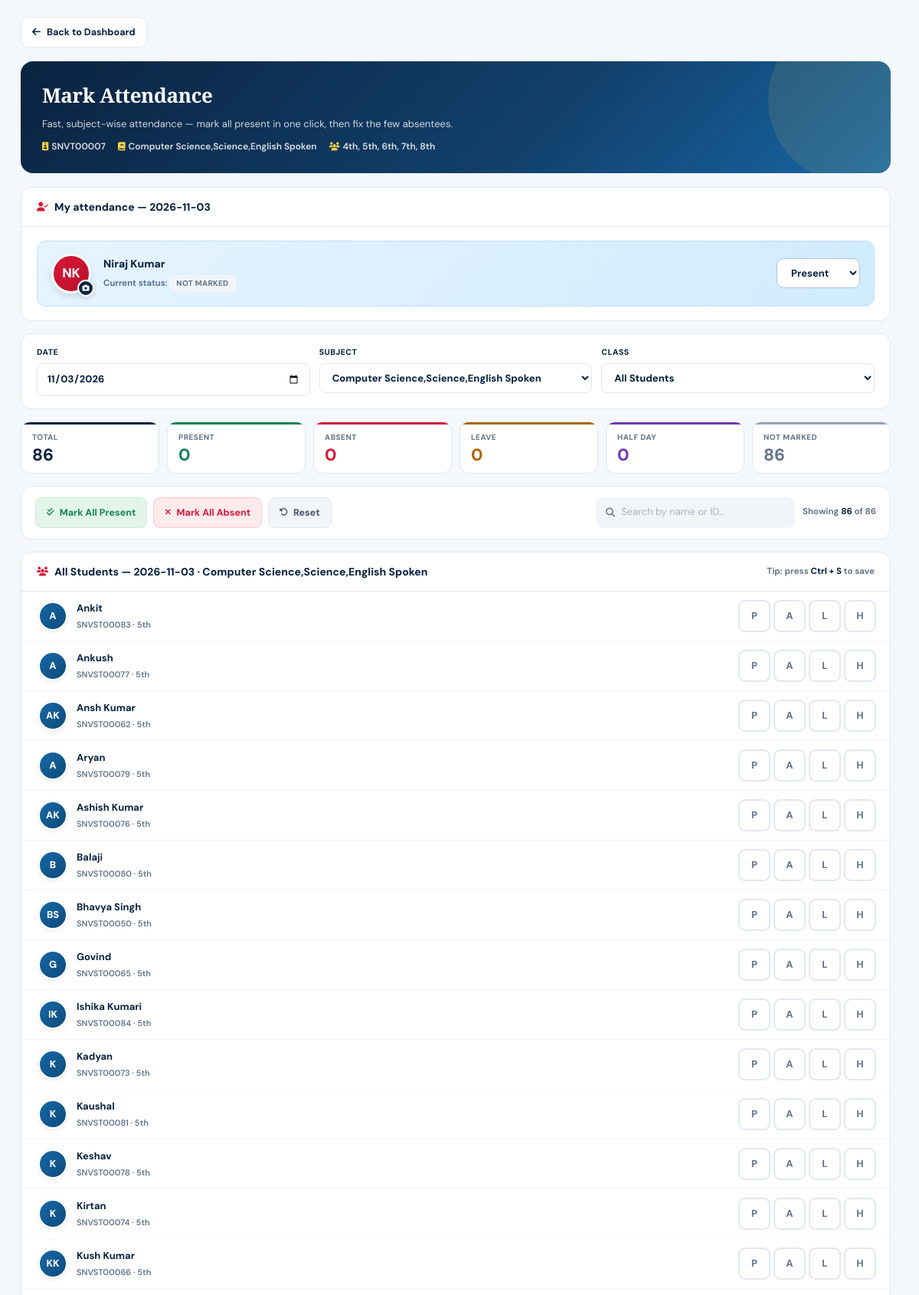
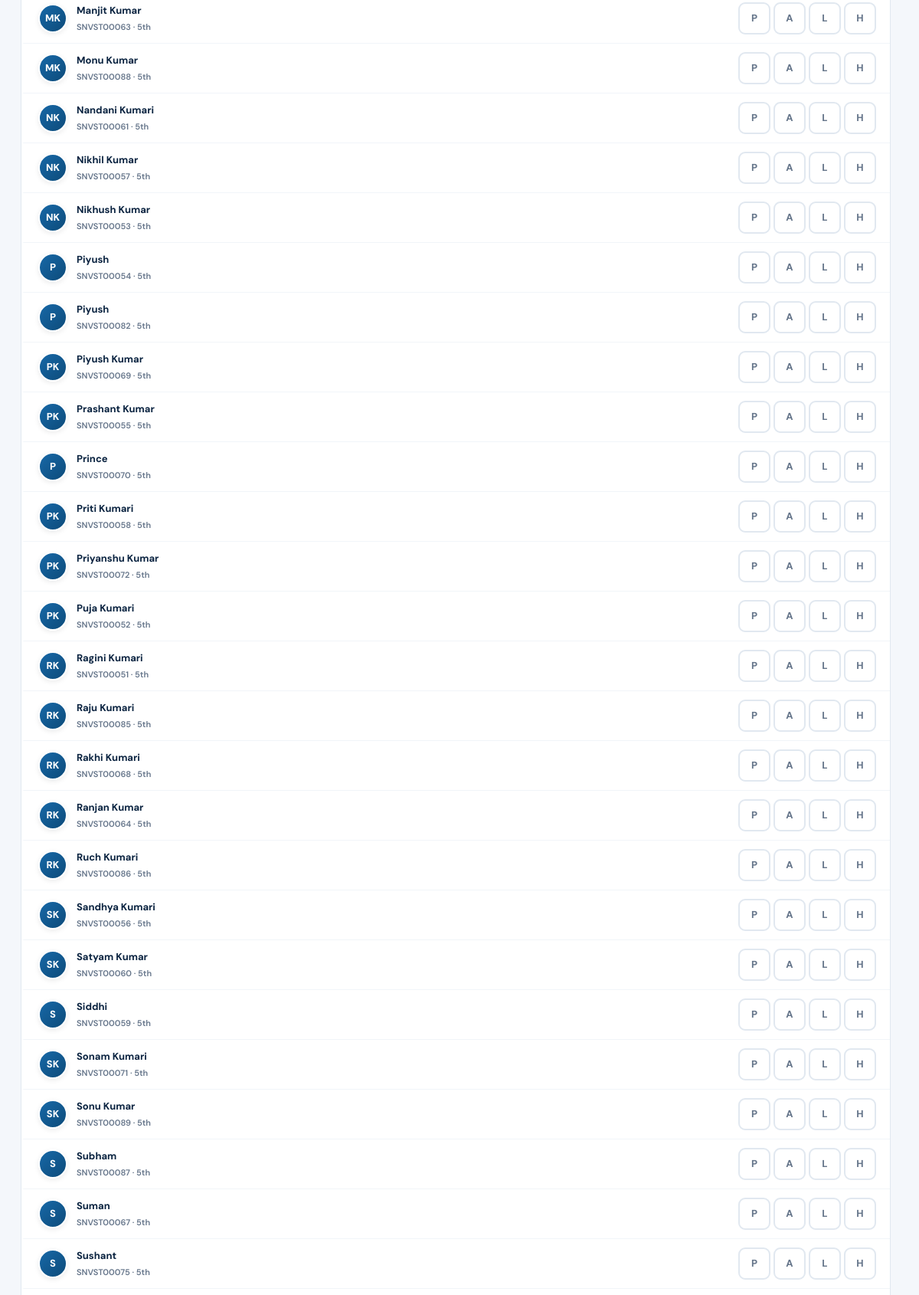
The app's page /teacher/attendance (signed in, upper part) with its own data (2 pictures, top to bottom).
### tables this page shows
CREATE TABLE users (
            id INTEGER PRIMARY KEY AUTOINCREMENT, unique_id TEXT UNIQUE, role TEXT NOT NULL,
            name TEXT NOT NULL, email TEXT UNIQUE NOT NULL, phone TEXT NOT NULL,
            password_hash TEXT NOT NULL, force_password_change INTEGER DEFAULT 1,
            dob TEXT, gender TEXT, qualification TEXT, experience TEXT, subject TEXT,
            designation TEXT, department TEXT, relation TEXT, child_name TEXT,
            child_class TEXT, address TEXT, is_active INTEGER DEFAULT 1,
            created_at TEXT NOT NULL DEFAULT CURRENT_TIMESTAMP, blood_group TEXT, marital_status TEXT, aadhar TEXT, pan TEXT, nationality TEXT, mother_tongue TEXT, alternate_mobile TEXT, whatsapp TEXT, city TEXT, state TEXT, pincode TEXT, photo_url TEXT, specialization TEXT, classes_assigned TEXT, languages TEXT, employee_id TEXT, joining_date TEXT, employment_type TEXT, total_experience TEXT, previous_school TEXT, salary TEXT, bank_name TEXT, account_number TEXT, ifsc TEXT, emergency_name TEXT, emergency_contact TEXT, notes TEXT, reporting_to TEXT, occupation TEXT, education TEXT, annual_income TEXT, spouse_name TEXT, spouse_occupation TEXT, spouse_mobile TEXT, office_phone TEXT, office_address TEXT, child_admission_no TEXT, child_section TEXT, child_dob TEXT, admission_no TEXT, roll_no TEXT, admission_date TEXT, class_name TEXT, section TEXT, previous_class TEXT, previous_percentage TEXT, category TEXT, religion TEXT, father_name TEXT, father_occupation TEXT, father_mobile TEXT, father_email TEXT, father_education TEXT, mother_name TEXT, mother_occupation TEXT, mother_mobile TEXT, mother_email TEXT, mother_education TEXT, guardian_name TEXT, guardian_relation TEXT, guardian_mobile TEXT, allergies TEXT, medical_conditions TEXT, disability TEXT, transport_route TEXT, pickup_point TEXT, vehicle_no TEXT, sibling_name TEXT, sibling_class TEXT, hobbies TEXT);

### app.py (the view, shortened to what this page needs)
@app.route('/teacher/attendance', methods=['GET', 'POST'])
@login_required
def teacher_attendance():
    user = get_user_by_id(session['user_id'])
    if not user or user['role'] not in ('teacher', 'admin', 'administrator'):
        flash('Only teachers can access this page.', 'error')
        return redirect(url_for('user_dashboard'))
    db = get_db()
    date = (
        request.args.get('date')
        or request.form.get('date')
        or datetime.now().strftime('%Y-%m-%d')
    )
    subject = (
        request.args.get('subject')
        or request.form.get('subject')
        or (user['subject'] or 'General')
    )
    selected_class = (
        request.args.get('class_filter')
        or request.form.get('class_filter')
        or 'all'
    )
    try:
        datetime.strptime(date, '%Y-%m-%d')
    except (TypeError, ValueError):
        date = datetime.now().strftime('%Y-%m-%d')
        flash('Invalid attendance date. Today\'s date has been selected.', 'error')
    subject = str(subject).strip()[:100] or 'General'
    selected_class = str(selected_class).strip() or 'all'
    raw_classes = user['classes_assigned'] or ''
    assigned_classes = [c.strip() for c in raw_classes.split(',') if c.strip()]
    is_admin_attendance = user['role'] in ('admin', 'administrator')
    if not is_admin_attendance and selected_class != 'all' and selected_class not in assigned_classes:
        flash('You are not assigned to this class.', 'error')
        return redirect(url_for('teacher_attendance', class_filter='all'))
    student_query = "SELECT * FROM users WHERE role='student' AND is_active=1"
    student_params = []
    if selected_class != 'all':
        student_query += " AND (class_name = ? OR child_class = ?)"
        student_params.extend([selected_class, selected_class])
    elif not is_admin_attendance:
        if assigned_classes:
            placeholders = ','.join('?' for _ in assigned_classes)
            student_query += f" AND (class_name IN ({placeholders}) OR child_class IN ({placeholders}))"
            student_params.extend(assigned_classes)
            student_params.extend(assigned_classes)
        else:
            student_query += " AND 1 = 0"
    student_query += " ORDER BY COALESCE(class_name, child_class), name"
    students = db.execute(student_query, tuple(student_params)).fetchall()
    allowed_student_ids = {int(student['id']) for student in students}
    self_rec = db.execute(
        "SELECT status FROM attendance "
        "WHERE user_id=? AND date=? AND subject='General' "
        "ORDER BY id DESC LIMIT 1",
        (user['id'], date)
    ).fetchone()
    self_status = self_rec['status'] if self_rec else 'not-marked'
    student_att_map = {}
    if students:
        student_ids = [int(student['id']) for student in students]
        placeholders = ','.join(['?'] * len(student_ids))
        attendance_rows = db.execute(
            f"SELECT user_id, status FROM attendance "
            f"WHERE date=? AND subject=? AND user_id IN ({placeholders})",
            (date, subject, *student_ids)
        ).fetchall()
        student_att_map = {
            row['user_id']: row['status'] for row in attendance_rows
        }
    class_rows = db.execute(
        "SELECT DISTINCT COALESCE(class_name, child_class) AS c FROM users "
        "WHERE role='student' "
        "AND COALESCE(class_name, child_class) IS NOT NULL "
        "AND COALESCE(class_name, child_class) != '' ORDER BY c"
    ).fetchall()
    class_list = [row['c'] for row in class_rows if row['c']]
    if user['role'] == 'teacher':
        class_list = [cls for cls in class_list if cls in assigned_classes]
    subject_rows = [
        row['subject'] for row in db.execute(
            "SELECT DISTINCT subject FROM attendance "
            "WHERE subject IS NOT NULL AND subject != '' ORDER BY subject"
        ).fetchall()
    ]
    subjects = []
    if user['subject'] and user['subject'] not in subject_rows:
        subjects.append(user['subject'])
    subjects.extend(subject_rows or ['General'])
    if subject not in subjects:
        subjects.insert(0, subject)
    return render_template(
        'teacher_attendance.html',
        user=user,
        date=date,
        subject=subject,
        selected_class=selected_class,
        assigned_classes=assigned_classes,
        class_list=class_list,
        subjects=subjects,
        students=students,
        student_att_map=student_att_map,
        self_status=self_status,
        total_students=len(students)
    )

### templates/teacher_attendance.html (shortened to what this page needs)
<!DOCTYPE html>
<html lang="en">
<head>
    <link rel="stylesheet" href="https://cdnjs.cloudflare.com/ajax/libs/font-awesome/6.5.2/css/all.min.css">
    <link rel="stylesheet" href="{{ url_for('static', filename='css/style.css') }}">
</head>
<body>
<div class="ta-page">
    <a href="{{ url_for('user_dashboard') }}" class="ta-back">
        <i class="fa-solid fa-arrow-left"></i> Back to Dashboard
    </a>
    <section class="ta-banner">
        <h1>Mark Attendance</h1>
        <p>Fast, subject-wise attendance — mark all present in one click, then fix the few absentees.</p>
        <div class="ta-banner-meta">
            <span><i class="fa-solid fa-id-badge"></i>{{ user.unique_id }}</span>
            <span><i class="fa-solid fa-book"></i>{{ user.subject or 'All Subjects' }}</span>
            {% if assigned_classes %}
            <span><i class="fa-solid fa-users"></i>{{ assigned_classes|join(', ') }}</span>
            {% endif %}
        </div>
    </section>
    <form method="POST" action="{{ url_for('teacher_attendance') }}" id="attendanceForm">
        <div class="ta-panel">
            <div class="ta-panel-head">
                <h2 class="ta-panel-title">
                    <i class="fa-solid fa-user-check"></i> My attendance — {{ date }}
                </h2>
            </div>
            <div class="ta-panel-body">
                <div class="ta-self-card">
                    <div class="ta-self-avatar-wrap">
                        {% if session.get('photo_url') %}
                        <div class="ta-self-avatar has-photo">
                            <img src="{{ session['photo_url'] }}" alt="{{ user.name }}">
                        </div>
                        {% else %}
                        <div class="ta-self-avatar">
                            {{ user.name.split()[0][0]|upper }}{{ user.name.split()[-1][0]|upper if user.name.split()|length > 1 else '' }}
                        </div>
                        {% endif %}
                        <button type="button" class="ta-avatar-cam" title="Change profile photo"
                                onclick="document.getElementById('taPhotoInput').click();">
                            <i class="fa-solid fa-camera"></i>
                        </button>
                    </div>
                    <div class="ta-self-info">
                        <strong>{{ user.name }}</strong>
                        <small>
                            Current status:
                            <span class="ta-badge {{ self_status }}">{{ self_status|replace('-',' ')|title }}</span>
                        </small>
                    </div>
                    <div class="ta-self-actions">
                        <select name="teacher_self_status">
                            <option value="present"  {% if self_status=='present'  %}selected{% endif %}>Present</option>
                        </select>
                    </div>
                </div>
            </div>
        </div>
        <div class="ta-filter-bar">
            <label>Date
                <input type="date" value="{{ date }}"
                       onchange="applyFilter('date', this.value)">
            </label>
            <label>Subject
                <select onchange="applyFilter('subject', this.value)">
                    {% for s in subjects %}
                    <option value="{{ s }}" {% if s==subject %}selected{% endif %}>{{ s }}</option>
                    {% endfor %}
                </select>
            </label>
            <label>Class
                <select onchange="applyFilter('class_filter', this.value)">
                    <option value="all" {% if selected_class=='all' %}selected{% endif %}>All Students</option>
                </select>
            </label>
        </div>
        <div class="ta-stats">
            <div class="ta-stat total">
                <div class="ta-stat-label">Total</div>
                <div class="ta-stat-value" id="statTotal">{{ students|length }}</div>
            </div>
            <div class="ta-stat present">
                <div class="ta-stat-label">Present</div>
                <div class="ta-stat-value" id="statPresent">0</div>
            </div>
            <div class="ta-stat absent">
                <div class="ta-stat-label">Absent</div>
                <div class="ta-stat-value" id="statAbsent">0</div>
            </div>
            <div class="ta-stat leave">
                <div class="ta-stat-label">Leave</div>
                <div class="ta-stat-value" id="statLeave">0</div>
            </div>
            <div class="ta-stat halfday">
                <div class="ta-stat-label">Half Day</div>
                <div class="ta-stat-value" id="statHalfday">0</div>
            </div>
            <div class="ta-stat not-marked">
                <div class="ta-stat-label">Not Marked</div>
                <div class="ta-stat-value" id="statNotMarked">{{ students|length }}</div>
            </div>
        </div>
        <div class="ta-bulk-bar">
            <div class="ta-bulk-actions">
                <button type="button" class="ta-bulk-btn present" onclick="markAllVisible('present')">
                    <i class="fa-solid fa-check-double"></i> Mark All Present
                </button>
                <button type="button" class="ta-bulk-btn absent" onclick="markAllVisible('absent')">
                    <i class="fa-solid fa-xmark"></i> Mark All Absent
                </button>
                <button type="button" class="ta-bulk-btn reset" onclick="markAllVisible('')">
                    <i class="fa-solid fa-rotate-left"></i> Reset
                </button>
            </div>
            <div class="ta-search-wrap">
                <div class="ta-search-input">
                    <i class="fa-solid fa-magnifying-glass"></i>
                    <input type="search" id="searchInput"
                           placeholder="Search by name or ID..."
                           oninput="filterStudents(this.value)"
                           autofocus>
                </div>
                <span class="ta-counter">
                    Showing <b id="visibleCount">{{ students|length }}</b> of {{ students|length }}
                </span>
            </div>
        </div>
        <div class="ta-panel">
            <div class="ta-panel-head">
                <h2 class="ta-panel-title">
                    <i class="fa-solid fa-users"></i>
                    {{ selected_class if selected_class != 'all' else 'All Students' }}
                    — {{ date }} · {{ subject }}
                </h2>
                <span class="ta-counter" style="font-size: 11.5px;">
                    Tip: press <b>Ctrl + S</b> to save
                </span>
            </div>
            {% if students %}
            <div id="studentList">
                {% for s in students %}
                {% set st = student_att_map.get(s.id, '') %}
                <div class="ta-student-row {% if st %}status-{{ st }}{% endif %}"
                     data-sid="{{ s.id }}"
                     data-name="{{ s.name|lower }}"
                     data-uid="{{ s.unique_id|lower }}"
                     data-status="{{ st }}">
                    <div class="ta-student-info">
                        <div class="ta-student-avatar">
                            {{ s.name.split()[0][0]|upper }}{{ s.name.split()[-1][0]|upper if s.name.split()|length > 1 else '' }}
                        </div>
                        <div>
                            <strong>{{ s.name }}</strong>
                            <small>{{ s.unique_id }} · {{ s.class_name or s.child_class or '—' }}</small>
                        </div>
                    </div>
                    <div class="ta-quick-toggle">
                        <button type="button"
                                class="ta-toggle-btn p {% if st=='present' %}active{% endif %}"
                                onclick="setStatus('{{ s.id }}', 'present')"
                                title="Present">P</button>
                        <button type="button"
                                class="ta-toggle-btn a {% if st=='absent' %}active{% endif %}"
                                onclick="setStatus('{{ s.id }}', 'absent')"
                                title="Absent">A</button>
                        <button type="button"
                                class="ta-toggle-btn l {% if st=='leave' %}active{% endif %}"
                                onclick="setStatus('{{ s.id }}', 'leave')"
                                title="On Leave">L</button>
                        <button type="button"
                                class="ta-toggle-btn h {% if st=='half-day' %}active{% endif %}"
                                onclick="setStatus('{{ s.id }}', 'half-day')"
                                title="Half Day">H</button>
                    </div>
                </div>
                {% endfor %}
            </div>
            {% else %}
            <div class="ta-empty">
                <i class="fa-solid fa-users-slash"></i>
                No students found for the selected filter.
            </div>
            {% endif %}
        </div>
    </form>
</div>
</body>
</html>

### records on screen
users: unique_id "SNVT00007", subject "Computer Science,Science,English Spoken", name "N", name.split|length "K", name "Niraj Kumar"
users: name "A", name "Ankit", unique_id "SNVST00083", class_name "5th"
users: name "A", name "Ankush", unique_id "SNVST00077", class_name "5th"
users: name "A", name.split|length "K", name "Ansh Kumar", unique_id "SNVST00062", class_name "5th"
users: name "A", name "Aryan", unique_id "SNVST00079", class_name "5th"
users: name "A", name.split|length "K", name "Ashish Kumar", unique_id "SNVST00076", class_name "5th"
users: name "B", name "Balaji", unique_id "SNVST00080", class_name "5th"
users: name "B", name.split|length "S", name "Bhavya Singh", unique_id "SNVST00050", class_name "5th"
users: name "G", name "Govind", unique_id "SNVST00065", class_name "5th"
users: name "I", name.split|length "K", name "Ishika Kumari", unique_id "SNVST00084", class_name "5th"
users: name "K", name "Kadyan", unique_id "SNVST00073", class_name "5th"
users: name "K", name "Kaushal", unique_id "SNVST00081", class_name "5th"
users: name "K", name "Keshav", unique_id "SNVST00078", class_name "5th"
users: name "K", name "Kirtan", unique_id "SNVST00074", class_name "5th"
users: name "K", name.split|length "K", name "Kush Kumar", unique_id "SNVST00066", class_name "5th"
users: name "M", name.split|length "K", name "Manjit Kumar", unique_id "SNVST00063", class_name "5th"
users: name "M", name.split|length "K", name "Monu Kumar", unique_id "SNVST00088", class_name "5th"
users: name "N", name.split|length "K", name "Nandani Kumari", unique_id "SNVST00061", class_name "5th"
users: name "N", name.split|length "K", name "Nikhil Kumar", unique_id "SNVST00057", class_name "5th"
users: name "N", name.split|length "K", name "Nikhush Kumar", unique_id "SNVST00053", class_name "5th"
users: name "P", name "Piyush", unique_id "SNVST00054", class_name "5th"
users: name "P", name "Piyush", unique_id "SNVST00082", class_name "5th"
users: name "P", name.split|length "K", name "Piyush Kumar", unique_id "SNVST00069", class_name "5th"
users: name "P", name.split|length "K", name "Prashant Kumar", unique_id "SNVST00055", class_name "5th"
users: name "P", name "Prince", unique_id "SNVST00070", class_name "5th"
users: name "P", name.split|length "K", name "Priti Kumari", unique_id "SNVST00058", class_name "5th"
users: name "P", name.split|length "K", name "Priyanshu Kumar", unique_id "SNVST00072", class_name "5th"
users: name "P", name.split|length "K", name "Puja Kumari", unique_id "SNVST00052", class_name "5th"
users: name "R", name.split|length "K", name "Ragini Kumari", unique_id "SNVST00051", class_name "5th"
users: name "R", name.split|length "K", name "Raju Kumari", unique_id "SNVST00085", class_name "5th"
users: name "R", name.split|length "K", name "Rakhi Kumari", unique_id "SNVST00068", class_name "5th"
users: name "R", name.split|length "K", name "Ranjan Kumar", unique_id "SNVST00064", class_name "5th"
users: name "R", name.split|length "K", name "Ruch Kumari", unique_id "SNVST00086", class_name "5th"
users: name "S", name.split|length "K", name "Sandhya Kumari", unique_id "SNVST00056", class_name "5th"
users: name "S", name.split|length "K", name "Satyam Kumar", unique_id "SNVST00060", class_name "5th"
users: name "S", name "Siddhi", unique_id "SNVST00059", class_name "5th"
users: name "S", name.split|length "K", name "Sonam Kumari", unique_id "SNVST00071", class_name "5th"
users: name "S", name.split|length "K", name "Sonu Kumar", unique_id "SNVST00089", class_name "5th"
users: name "S", name "Subham", unique_id "SNVST00087", class_name "5th"
users: name "S", name "Suman", unique_id "SNVST00067", class_name "5th"
users: name "S", name "Sushant", unique_id "SNVST00075", class_name "5th"

### other values on screen
{{ assigned_classes|join(', ') }} "4th, 5th, 6th, 7th, 8th"
{{ date }} "2026-11-03"
{{ self_status|replace('-',' ')|title }} "NOT MARKED"
{{ students|length }} "86"
{{ selected_class if selected_class != 'all' else 'All Students' }} "All Students"
